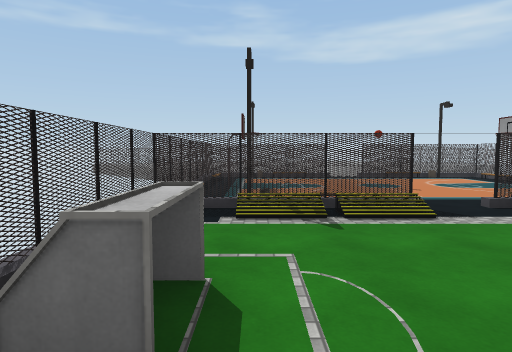
[1] (above)

16 first-person views from a walk through a Unity game level. The camera is 1.5 m above the floor, tilts 4° down and sees 75° across. The floor is counted in squares, 2 m on a side. Each view is taken from the middle of a square. On the plan, view 1 faces up. The plan holds only what a view shows up to about 11 squares ahead; the rest is blank. The player character is not drawn. Some surface patterns are stand-ins.

[2]
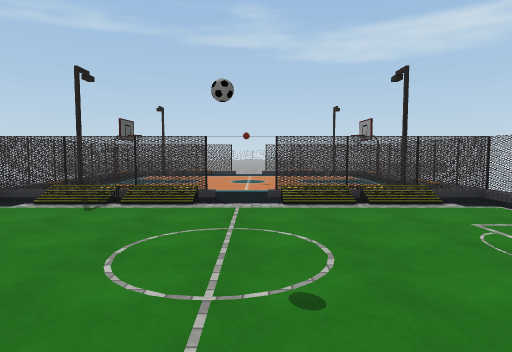

[3]
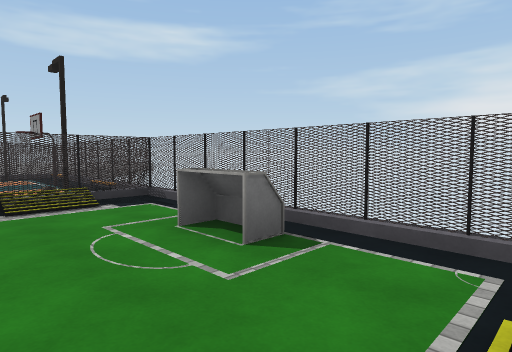

[4]
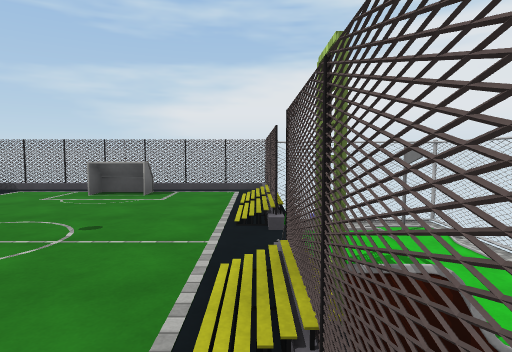

[5]
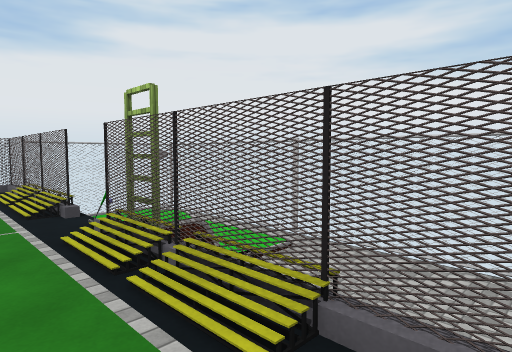

[6]
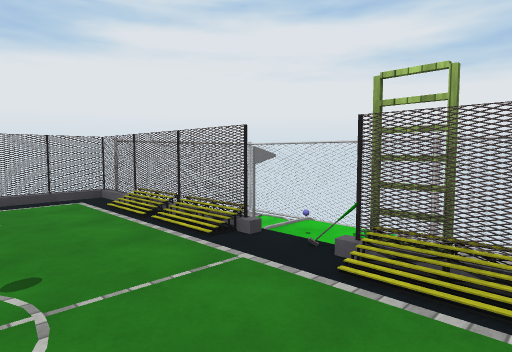

[7]
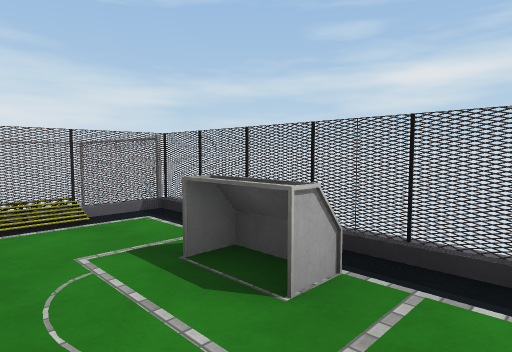

[8]
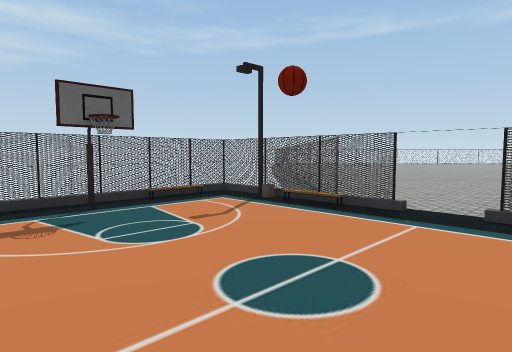

[9]
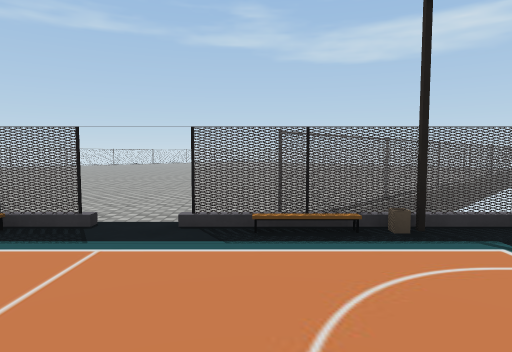

[10]
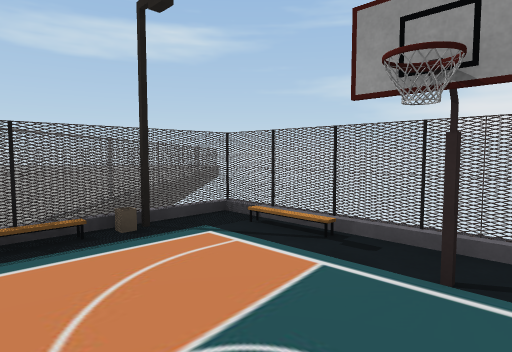

[11]
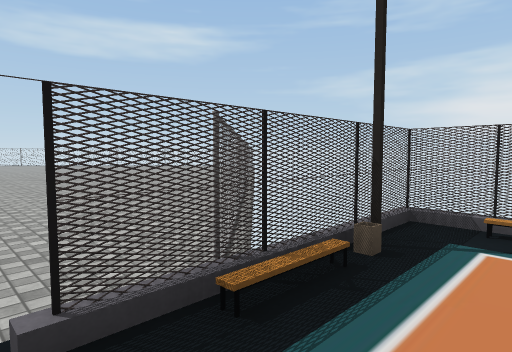

[12]
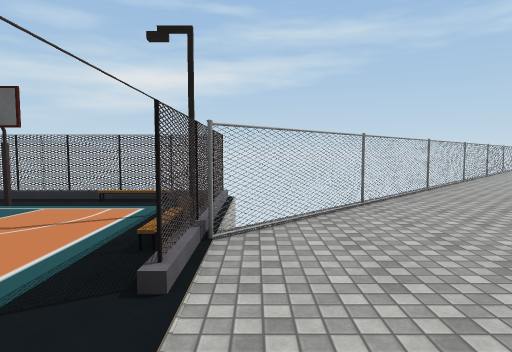

[13]
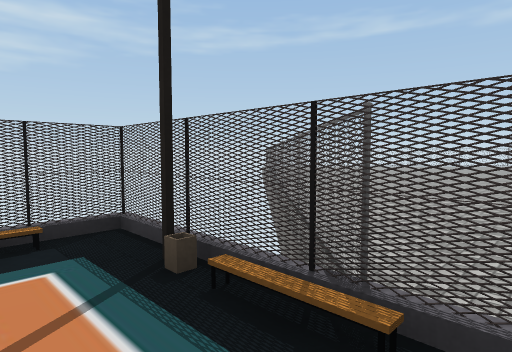

[14]
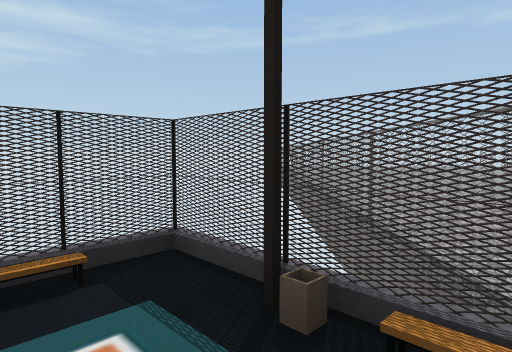

[15]
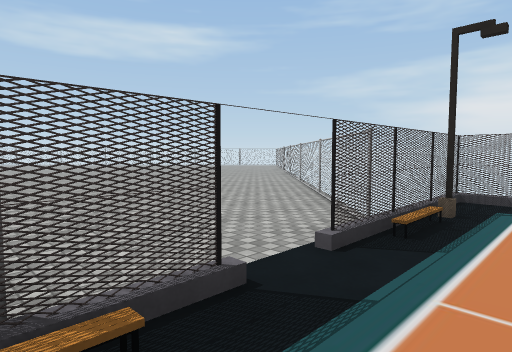

[16]
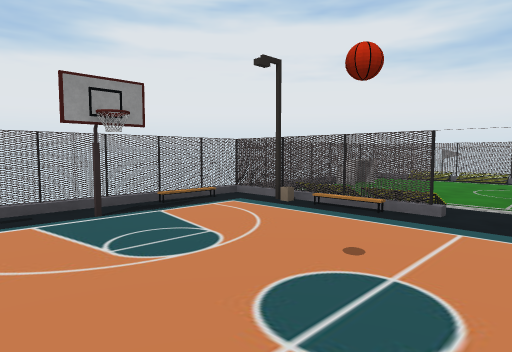

### Floor plan
Key: @ floor where view 1 was taken; # wall or solid block; x gap in a wall; . floor; / step, stairs or slope; = window, fence, low wall or low ledge; v drop or lower ground; T thing the floor can be seen under or through; L ladder; F flag.
Columns run from 7 left of view 1 to 12 right of it. Each row starts with its distance up from view 1.
 22       ..    ..
 21     ....  ....
 20     ....  .....
 19    .............
 18 #................ .#
 17  #................##
 16   #..............##
 15    #............##
 14     #..........##
 13      #........##
 12       #......##
 11      ####...##
 10      #...#.####
  9      #........x
  8      #........#
  7      #........=
  6      #........=
  5      ###x#.TTT#
  4       ........x
  3       ........#
  2      ##......=#
  1      ##......=#
  0      #.@......x
 -1      #...L////#
 -2      ### v. ##v
 -3       vvvvvvFvv
 -4       vvvvvvvvv
 -5       #########

Where each view was taken, in squares from view 1:
view 1: 0 up, 0 right, facing up
view 2: 1 down, 3 right, facing up
view 3: 1 down, 4 right, facing up-right
view 4: 1 down, 0 right, facing right
view 5: 0 up, 1 left, facing down-right
view 6: 1 up, 1 right, facing down-right
view 7: 3 up, 1 right, facing down-left
view 8: 6 up, 4 right, facing up-left
view 9: 7 up, 4 right, facing up
view 10: 7 up, 4 right, facing up-right
view 11: 9 up, 3 right, facing up-right
view 12: 11 up, 4 right, facing left
view 13: 9 up, 2 right, facing up-left
view 14: 9 up, 1 right, facing up-left
view 15: 9 up, 1 right, facing up-right
view 16: 9 up, 2 right, facing down-right
